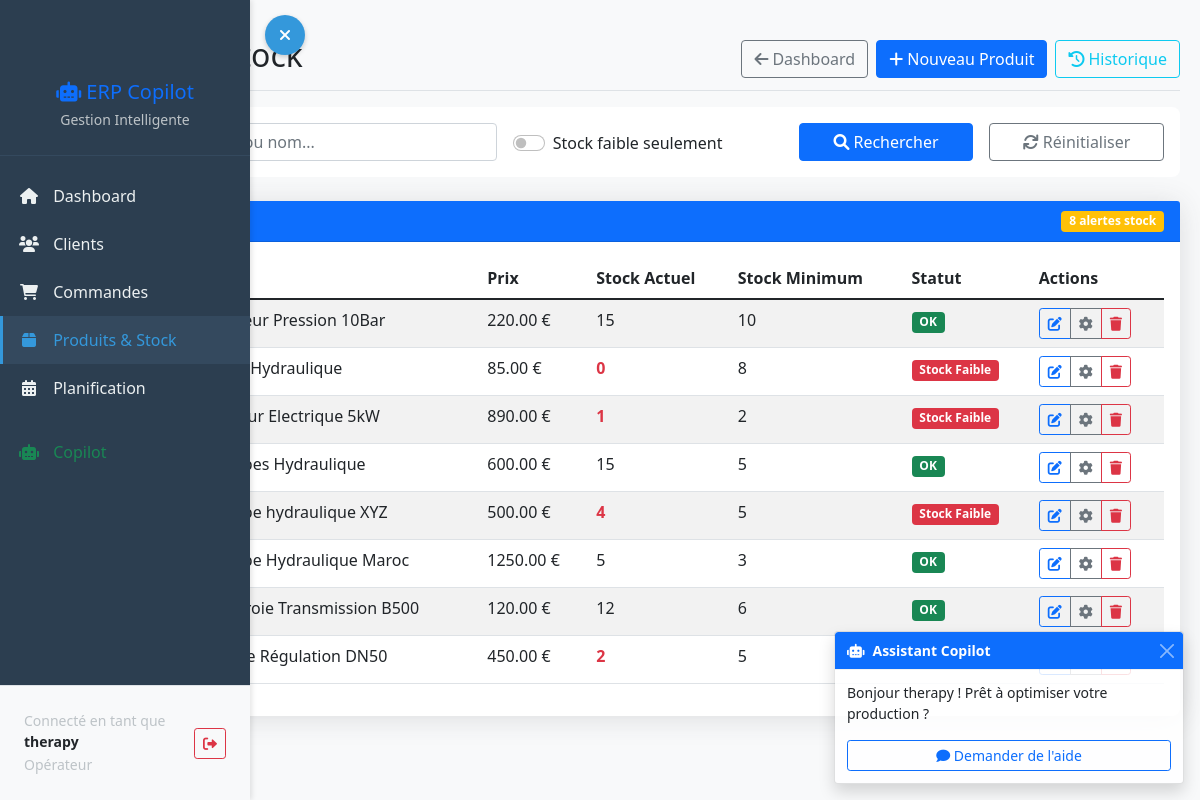
Screenshot of /products/ (signed in) with the database file from the repository.
### dashboard/models.py (models this page shows, shortened)
class CustomUser(AbstractUser):
    ROLE_CHOICES = [
        ('admin', 'Administrateur'),
        ('manager', 'Manager'),
        ('operator', 'Opérateur'),
    ]
    role = models.CharField(max_length=20, choices=ROLE_CHOICES, default='operator')
    phone = models.CharField(max_length=20, blank=True)

class Product(models.Model):
    reference = models.CharField(max_length=50, unique=True)
    name = models.CharField(max_length=100)
    description = models.TextField(blank=True)
    price = models.DecimalField(max_digits=10, decimal_places=2)
    min_stock = models.IntegerField(default=5)
    current_stock = models.IntegerField(default=0)
    created_at = models.DateTimeField(auto_now_add=True)
    @property
    def is_low_stock(self):
        return self.current_stock <= self.min_stock
    is_active = models.BooleanField(default=True)
    archived_at = models.DateTimeField(null=True, blank=True)

### dashboard/views.py (the view)
# urls.py: path('products/', views.product_list, name='product_list'),
@login_required
def product_list(request):
    products = Product.objects.filter(is_active=True).order_by('reference')
    search_query = request.GET.get('search', '')
    if search_query:
        products = products.filter(
            Q(reference__icontains=search_query) |
            Q(name__icontains=search_query)
        )
    low_stock = request.GET.get('low_stock', '')
    if low_stock == 'on':
        products = products.filter(current_stock__lte=F('min_stock'))
    return render(request, 'dashboard/products/product_list.html', {
        'products': products,
        'search_query': search_query,
        'low_stock': low_stock,
    })

### templates/dashboard/products/product_list.html (shortened to what this page needs)
{% extends 'base.html' %}
{% block content %}
<div class="d-flex justify-content-between flex-wrap flex-md-nowrap align-items-center pt-3 pb-2 mb-3 border-bottom">
    <h1 class="h2">
        Produits & Stock
    </h1>
    <div class="btn-toolbar mb-2 mb-md-0">
        <a href="{% url 'dashboard' %}" class="btn btn-outline-secondary me-2">
            <i class="fas fa-arrow-left me-1"></i>Dashboard
        </a>
        <a href="{% url 'create_product' %}" class="btn btn-primary me-2">
            <i class="fas fa-plus me-1"></i>Nouveau Produit
        </a>
        <a href="{% url 'stock_movements' %}" class="btn btn-outline-info">
            <i class="fas fa-history me-1"></i>Historique
        </a>
    </div>
</div>
<div class="row mb-4">
    <div class="col-12">
        <div class="card">
            <div class="card-body">
                <form method="get" class="row g-3">
                    <div class="col-md-5">
                        <input type="text" name="search" class="form-control"
                               placeholder="Rechercher par référence ou nom..."
                               value="{{ search_query }}">
                    </div>
                    <div class="col-md-3">
                        <div class="form-check form-switch mt-2">
                            <input class="form-check-input" type="checkbox" name="low_stock"
                                   id="low_stock" {% if low_stock %}checked{% endif %}>
                            <label class="form-check-label" for="low_stock">
                                Stock faible seulement
                            </label>
                        </div>
                    </div>
                    <div class="col-md-2">
                        <button type="submit" class="btn btn-primary w-100">
                            <i class="fas fa-search me-1"></i>Rechercher
                        </button>
                    </div>
                    <div class="col-md-2">
                        <a href="{% url 'product_list' %}" class="btn btn-outline-secondary w-100">
                            <i class="fas fa-refresh me-1"></i>Réinitialiser
                        </a>
                    </div>
                </form>
            </div>
        </div>
    </div>
</div>
<div class="row">
    <div class="col-12">
        <div class="card shadow">
            <div class="card-header bg-primary text-white d-flex justify-content-between align-items-center">
                <h5 class="mb-0">Produits ({{ products.count }})</h5>
                <span class="badge bg-warning">
                    {{ products.filter|default:products|length }} alertes stock
                </span>
            </div>
            <div class="card-body">
                <div class="table-responsive">
                    <table class="table table-striped table-hover">
                        <thead>
                            <tr>
                                <th>Référence</th>
                                <th>Nom</th>
                                <th>Prix</th>
                                <th>Stock Actuel</th>
                                <th>Stock Minimum</th>
                                <th>Statut</th>
                                <th>Actions</th>
                            </tr>
                        </thead>
                        <tbody>
                            {% for product in products %}
                            <tr>
                                <td><strong>{{ product.reference }}</strong></td>
                                <td>{{ product.name }}</td>
                                <td>{{ product.price }} €</td>
                                <td>
                                    <span class="{% if product.is_low_stock %}text-danger fw-bold{% endif %}">
                                        {{ product.current_stock }}
                                    </span>
                                </td>
                                <td>{{ product.min_stock }}</td>
                                <td>
                                    {% if product.is_low_stock %}
                                        <span class="badge bg-danger">Stock Faible</span>
                                    {% else %}
                                        <span class="badge bg-success">OK</span>
                                    {% endif %}
                                </td>
                                <td>
                                    <div class="btn-group btn-group-sm">
                                        <button class="btn btn-outline-primary"
                                                data-bs-toggle="modal"
                                                data-bs-target="#adjustStockModal{{ product.id }}"
                                                title="Ajuster le stock">
                                            <i class="fas fa-edit"></i>
                                        </button>
                                        <a href="{% url 'edit_product' product.id %}"
                                           class="btn btn-outline-secondary" title="Modifier">
                                            <i class="fas fa-cog"></i>
                                        </a>
                                        <a href="{% url 'delete_product' product.id %}"
                                           class="btn btn-outline-danger" title="Supprimer">
                                            <i class="fas fa-trash"></i>
                                        </a>
                                    </div>
                                </td>
                            </tr>
                            {% endfor %}
                        </tbody>
                    </table>
                </div>
            </div>
        </div>
    </div>
</div>
{% endblock %}

### templates/base.html (shortened to what this page needs)
<!DOCTYPE html>
<html lang="fr">
<head>
    <link href="https://cdn.jsdelivr.net/npm/bootstrap@5.1.3/dist/css/bootstrap.min.css" rel="stylesheet">
    <link href="https://cdnjs.cloudflare.com/ajax/libs/font-awesome/6.0.0/css/all.min.css" rel="stylesheet">
</head>
<body>
            <nav class="sidebar" id="sidebar">
                <div class="sidebar-sticky">
                    <div class="text-center">
                        <h5 class="text-primary">
                            <i class="fas fa-robot"></i> ERP Copilot
                        </h5>
                        <small class="text-muted">Gestion Intelligente</small>
                    </div>
                <ul class="nav flex-column mt-3">
            <li class="nav-item">
                <a class="nav-link {% if request.resolver_match.url_name == 'dashboard' %}active{% endif %}"
                href="{% url 'dashboard' %}">
                    <i class="fas fa-home"></i>
                    Dashboard
                </a>
            </li>
            <li class="nav-item">
                <a class="nav-link {% if 'customers' in request.path %}active{% endif %}"
                href="{% url 'customer_list' %}">
                    <i class="fas fa-users"></i>
                    Clients
                </a>
            </li>
            <li class="nav-item">
                <a class="nav-link {% if 'orders' in request.path %}active{% endif %}"
                href="{% url 'order_list' %}">
                    <i class="fas fa-shopping-cart"></i>
                    Commandes
                </a>
            </li>
            <li class="nav-item">
                <a class="nav-link {% if 'products' in request.path or 'stock' in request.path %}active{% endif %}"
                href="{% url 'product_list' %}">
                    <i class="fas fa-box"></i>
                    Produits & Stock
                </a>
            </li>
            <li class="nav-item">
                <a class="nav-link {% if 'planning' in request.path %}active{% endif %}"
                href="{% url 'planning_dashboard' %}">
                    <i class="fas fa-calendar-alt"></i>
                    Planification
                </a>
            </li>
                <li class="nav-item mt-3">
                    <a class="nav-link text-success" href="#">
                        <i class="fas fa-robot"></i>
                        Copilot
                    </a>
                </li>
            </ul>
            <div class="position-absolute bottom-0 start-0 end-0 border-top bg-light">
                <div class="d-flex align-items-center p-2">
                    <div class="flex-grow-1">
                        <small class="text-muted d-block">Connecté en tant que</small>
                        <div class="fw-bold text-dark small">{{ user.username }}</div>
                        <small class="text-muted">{{ user.get_role_display }}</small>
                    </div>
                    <form method="post" action="{% url 'logout' %}" class="m-0">
                        <button type="submit" class="btn btn-sm btn-outline-danger" title="Déconnexion">
                            <i class="fas fa-sign-out-alt"></i>
                        </button>
                    </form>
                </div>
            </div>
        </div>
    </nav>
    <button class="sidebar-toggle" id="sidebarToggle">
        <i class="fas fa-bars" id="toggleIcon"></i>
    </button>
    <main id="mainContent">
        {% block content %}
        {% endblock %}
    </main>
    <div class="position-fixed bottom-0 end-0 m-3" style="z-index: 1050;">
        <div class="toast show" role="alert">
            <div class="toast-header bg-primary text-white">
                <i class="fas fa-robot me-2"></i>
                <strong class="me-auto">Assistant Copilot</strong>
                <button type="button" class="btn-close btn-close-white" data-bs-dismiss="toast"></button>
            </div>
            <div class="toast-body">
                <p>Bonjour {{ user.username }} ! Prêt à optimiser votre production ?</p>
                <button class="btn btn-sm btn-outline-primary w-100">
                    <i class="fas fa-comment"></i> Demander de l'aide
                </button>
            </div>
        </div>
    </div>
</body>
</html>

### templates/base.html (style rules this page uses)
body { overflow-x: hidden; background-color: #f8f9fa; transition: margin-left 0.3s ease; }
.sidebar { position: fixed; top: 0; bottom: 0; left: 0; z-index: 1000; padding: 48px 0 0; box-shadow: 2px 0 5px rgba(0,0,0,0.1); width: 250px; background-color: #2c3e50; transition: transform 0.3s ease; transform: translateX(0); }
.sidebar-sticky { position: relative; top: 0; height: calc(100vh - 48px); padding-top: .5rem; overflow-x: hidden; overflow-y: auto; }
.sidebar .nav-link { font-weight: 500; color: #ecf0f1; padding: 0.75rem 1rem; border-left: 3px solid transparent; transition: all 0.3s; }
.sidebar .nav-link.active { color: #3498db; background-color: #34495e; border-left-color: #3498db; }
.sidebar .nav-link i { margin-right: 10px; width: 20px; text-align: center; }
.sidebar-toggle { position: fixed; top: 15px; left: 15px; z-index: 1001; background: #3498db; border: none; border-radius: 50%; width: 40px; height: 40px; color: white; cursor: pointer; transition: all 0.3s ease; box-shadow: 0 2px 5px rgba(0,0,0,0.2); }
main { margin-left: 0; padding: 20px; transition: margin-left 0.3s ease; min-height: 100vh; }
.sidebar:not(.collapsed) + .sidebar-toggle { left: 265px; }
.sidebar .text-center { padding: 1.5rem 1rem; border-bottom: 1px solid #34495e; }
.sidebar h5 { color: #ecf0f1; margin-bottom: 0.2rem; }
.sidebar .text-muted { color: #bdc3c7 !important; }
.sidebar .position-absolute { padding: 1rem; background-color: #34495e; }
.card { border: none; border-radius: 0.5rem; }
.shadow { box-shadow: 0 0.15rem 1.75rem 0 rgba(58, 59, 69, 0.15) !important; }

### rows the page displays
CustomUser: username "therapy", role "Opérateur"
Product: name "Capteur Pression 10Bar", price "220.00", current_stock "15", min_stock "10", shows "OK"
Product: name "Filtre Hydraulique", price "85.00", current_stock "0", min_stock "8", shows "Stock Faible"
Product: name "Moteur Electrique 5kW", price "890.00", current_stock "1", min_stock "2", shows "Stock Faible"
Product: name "Pompes Hydraulique", price "600.00", current_stock "15", min_stock "5", shows "OK"
Product: name "Pompe hydraulique XYZ", price "500.00", current_stock "4", min_stock "5", shows "Stock Faible"
Product: name "Pompe Hydraulique Maroc", price "1250.00", current_stock "5", min_stock "3", shows "OK"
Product: name "Courroie Transmission B500", price "120.00", current_stock "12", min_stock "6", shows "OK"
Product: name "Vanne Régulation DN50", price "450.00", current_stock "2", min_stock "5"

### other values shown
{{ products.filter|default:products|length }} "8"
